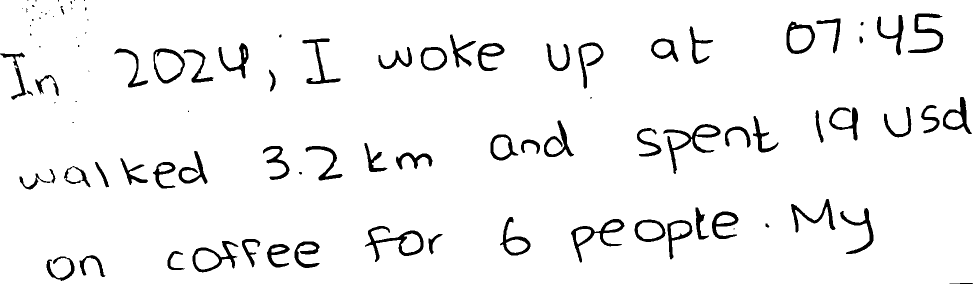
#> input picture app/users/alizeh/lines/line00.png, 1950 x 568 px (shown at 1/2 size); its folder holds only this picture in this run
$ python stroke_reconstruct.py --input ../app/users/alizeh/lines/line00.png
#> lines starting #> are read from the running program, lines starting #| are printed output that depends on the picture; after the words box and inside, x2 and y2 are one past the last pixel; in counts of white or black regions, pixels touching at a corner belong together
"""

stroke_reconstruct.py — Reconstruct approximate online stroke data from offline
handwriting line images.

Takes a binarized line crop (ink-dark on white background) and produces an
approximate stroke sequence: (dx, dy, pen_up) triplets in the exact format
the HANDWRITER diffusion model expects for training.

Pipeline per line:
  1. Skeletonize (1px medial axis)
  2. Build pixel-adjacency graph → endpoints + junctions
  3. Decompose into chains (edge-paths between junctions/endpoints)
  4. Order chains left→right, assign pen-up between disconnected chains
  5. Resample to ≤480 points (model's MAX_SEQ_LEN)
  6. Normalize: differential (dx, dy), pen-up flag, /= std, combine_strokes

The output matches diffusion_model/preprocessing.py::parse_stroke_xml's format
so it can be fed directly into train.py / finetune.py.
"""

from __future__ import annotations

import argparse
import os
import sys
from pathlib import Path
from typing import Optional

import cv2
import numpy as np
from skimage.morphology import skeletonize
import matplotlib
matplotlib.use('Agg')
import matplotlib.pyplot as plt

# Add diffusion_model/ to path for combine_strokes / show
THIS_DIR = Path(__file__).parent
sys.path.insert(0, str(THIS_DIR))

from utils import show  # noqa: E402


# ---------------------------------------------------------------------------
# 1. Skeletonize a binary line image
# ---------------------------------------------------------------------------
def binarize_and_skeletonize(img_path: str, ink_dark: bool = True) -> tuple[np.ndarray, np.ndarray]:
    """Load a line image, binarize, and skeletonize.

    Parameters
    ----------
    img_path : path to a grayscale or RGB line crop.
    ink_dark : if True (default), ink pixels are dark (< 128).  If False
               (e.g. segment.py's convention: ink=255, bg=0), we invert.

    Returns
    -------
    binary : H×W bool array, True = ink
    skeleton : H×W bool array, True = skeleton pixel
    """
    img = cv2.imread(img_path, cv2.IMREAD_GRAYSCALE)
    if img is None:
        raise FileNotFoundError(f"Cannot read image: {img_path}")

    # Ensure binary: ink=True
    if ink_dark:
        binary = img < 128
    else:
        binary = img > 128

    # Remove tiny noise blobs (< 8 px connected components)
    n_labels, labels, stats, _ = cv2.connectedComponentsWithStats(
        binary.astype(np.uint8), connectivity=8
    )
    for i in range(1, n_labels):
        if stats[i, cv2.CC_STAT_AREA] < 8:
            binary[labels == i] = False

    skeleton = skeletonize(binary)
    return binary, skeleton


# ---------------------------------------------------------------------------
# 2. Build adjacency graph from skeleton pixels
# ---------------------------------------------------------------------------
_NEIGHBORS_8 = [(-1, -1), (-1, 0), (-1, 1),
                (0, -1),           (0, 1),
                (1, -1),  (1, 0),  (1, 1)]


def _neighbor_count(skel: np.ndarray, r: int, c: int) -> int:
    """Count 8-connected skeleton neighbors of pixel (r, c)."""
    count = 0
    H, W = skel.shape
    for dr, dc in _NEIGHBORS_8:
        nr, nc = r + dr, c + dc
        if 0 <= nr < H and 0 <= nc < W and skel[nr, nc]:
            count += 1
    return count


def _classify_pixels(skel: np.ndarray):
    """Classify skeleton pixels into endpoints (deg 1), junctions (deg >= 3), and midpoints."""
    points = np.argwhere(skel)  # (N, 2) — row, col
    endpoints = []
    junctions = []
    midpoints = []
    for r, c in points:
        deg = _neighbor_count(skel, r, c)
        if deg == 1:
            endpoints.append((r, c))
        elif deg >= 3:
            junctions.append((r, c))
        else:
            midpoints.append((r, c))
    return set(endpoints), set(junctions), set(midpoints)


# ---------------------------------------------------------------------------
# 3. Trace chains between junctions / endpoints
# ---------------------------------------------------------------------------
def _trace_chains(skel: np.ndarray, endpoints: set, junctions: set) -> list[list[tuple[int, int]]]:
    """Walk the skeleton, producing chains (ordered pixel paths).

    Each chain starts at an endpoint or junction and continues until it hits
    another endpoint/junction or a dead end (already visited).
    """
    H, W = skel.shape
    visited = np.zeros_like(skel, dtype=bool)
    chains = []

    # Mark junction pixels as "split points" — we'll start/stop at them
    # but not mark them visited globally (so multiple chains can share a junction).
    start_points = list(endpoints) + list(junctions)
    # Sort left→right, top→bottom for deterministic ordering
    start_points.sort(key=lambda p: (p[1], p[0]))

    def _walk(start_r, start_c):
        """Walk from (start_r, start_c) along unvisited skeleton pixels."""
        chain = [(start_r, start_c)]
        visited[start_r, start_c] = True
        r, c = start_r, start_c

        while True:
            found_next = False
            for dr, dc in _NEIGHBORS_8:
                nr, nc = r + dr, c + dc
                if 0 <= nr < H and 0 <= nc < W and skel[nr, nc] and not visited[nr, nc]:
                    chain.append((nr, nc))
                    visited[nr, nc] = True
                    # If we reach a junction or endpoint (other than start), stop
                    if (nr, nc) in junctions or (nr, nc) in endpoints:
                        return chain
                    r, c = nr, nc
                    found_next = True
                    break
            if not found_next:
                break
        return chain

    for sr, sc in start_points:
        if visited[sr, sc] and (sr, sc) not in junctions:
            continue
        # For junctions, try each unvisited neighbor direction
        for dr, dc in _NEIGHBORS_8:
            nr, nc = sr + dr, sc + dc
            if 0 <= nr < H and 0 <= nc < W and skel[nr, nc] and not visited[nr, nc]:
                chain = [(sr, sc)]
                visited[nr, nc] = True
                chain.append((nr, nc))
                if (nr, nc) not in junctions and (nr, nc) not in endpoints:
                    rest = _walk(nr, nc)
                    chain.extend(rest[1:])  # rest[0] is (nr, nc) again
                if len(chain) >= 2:
                    chains.append(chain)

    # Catch any remaining unvisited skeleton pixels (isolated loops, etc.)
    remaining = np.argwhere(skel & ~visited)
    if len(remaining) > 0:
        for r, c in remaining:
            if not visited[r, c]:
                chain = _walk(r, c)
                if len(chain) >= 2:
                    chains.append(chain)

    return chains


# ---------------------------------------------------------------------------
# 4. Order chains left→right and build a single stroke sequence
# ---------------------------------------------------------------------------
def _chain_centroid_x(chain: list[tuple[int, int]]) -> float:
    return np.mean([c for _, c in chain])


def _chains_to_strokes(chains: list[list[tuple[int, int]]]) -> np.ndarray:
    """Convert ordered chains into an absolute (x, y) stroke sequence with pen-up flags.

    Returns shape (N, 3): columns are (x, y, pen_up).
    pen_up = 1.0 means the pen lifts AFTER this point (before the next one).
    """
    if not chains:
        return np.zeros((0, 3), dtype=np.float64)

    # Sort chains by centroid x (left→right reading order)
    chains_sorted = sorted(chains, key=_chain_centroid_x)

    # Decide chain direction: each chain should flow left→right
    oriented = []
    for chain in chains_sorted:
        if chain[-1][1] < chain[0][1]:  # last point is further left → reverse
            chain = list(reversed(chain))
        oriented.append(chain)

    # Concatenate with pen-up between chains
    all_points = []
    for i, chain in enumerate(oriented):
        for j, (r, c) in enumerate(chain):
            # pen is UP at the last point of each chain (except the very last chain's very last point)
            is_last_in_chain = (j == len(chain) - 1) and (i < len(oriented) - 1)
            all_points.append((float(c), float(-r), 1.0 if is_last_in_chain else 0.0))
            # Note: y is negated so "up on screen" = positive y (pen convention)

    return np.array(all_points, dtype=np.float64)


# ---------------------------------------------------------------------------
# 5. Resample to a target point count
# ---------------------------------------------------------------------------
def _arc_length_resample(points: np.ndarray, target_n: int) -> np.ndarray:
    """Resample an (N, 3) absolute stroke array to `target_n` points via arc-length interpolation.

    pen_up flags are preserved: if the original segment between two points
    had a pen-up, the resampled point inherits it.
    """
    if len(points) <= 1:
        return points

    xy = points[:, :2]
    pen_up = points[:, 2]

    # Compute cumulative arc length
    diffs = np.diff(xy, axis=0)
    seg_lengths = np.linalg.norm(diffs, axis=1)
    cum_len = np.concatenate([[0], np.cumsum(seg_lengths)])
    total_len = cum_len[-1]

    if total_len < 1e-8:
        return points[:1]

    # Desired sample positions along the arc
    sample_positions = np.linspace(0, total_len, target_n)

    resampled = np.zeros((target_n, 3), dtype=np.float64)
    seg_idx = 0
    for i, s in enumerate(sample_positions):
        # Find the segment containing position s
        while seg_idx < len(cum_len) - 2 and cum_len[seg_idx + 1] < s:
            seg_idx += 1
        # Interpolate within segment
        seg_start = cum_len[seg_idx]
        seg_end = cum_len[min(seg_idx + 1, len(cum_len) - 1)]
        if seg_end - seg_start > 1e-8:
            t = (s - seg_start) / (seg_end - seg_start)
        else:
            t = 0.0
        idx_a = seg_idx
        idx_b = min(seg_idx + 1, len(xy) - 1)
        resampled[i, :2] = (1 - t) * xy[idx_a] + t * xy[idx_b]
        # Pen-up: if either endpoint of this segment has pen_up, carry it
        resampled[i, 2] = pen_up[idx_a] if t < 0.5 else pen_up[idx_b]

    return resampled


# ---------------------------------------------------------------------------
# 6. Normalize to differential (dx, dy) format — matches parse_stroke_xml
# ---------------------------------------------------------------------------
def _combine_strokes_copy(x: np.ndarray, n: int) -> np.ndarray:
    """Replicate diffusion_model/preprocessing.py::combine_strokes exactly.

    Consecutive stroke vectors who point in similar directions are summed.
    If the pen was picked up in either of the strokes, we pick up the pen
    for the combined stroke.
    """
    s, s_neighbors = x[::2, :2], x[1::2, :2]
    if len(x) % 2 != 0:
        s = s[:-1]
    if len(s) == 0 or len(s_neighbors) == 0:
        return x
    norms_s = np.linalg.norm(s, axis=-1)
    norms_n = np.linalg.norm(s_neighbors, axis=-1)
    norms_sum = np.linalg.norm(s + s_neighbors, axis=-1)
    values = norms_s + norms_n - norms_sum
    n = min(n, len(values))
    ind = np.argsort(values)[:n]
    x[ind * 2] += x[ind * 2 + 1]
    x[ind * 2, 2] = np.greater(x[ind * 2, 2], 0).astype(float)
    x = np.delete(x, ind * 2 + 1, axis=0)
    x[:, :2] /= np.std(x[:, :2]) if np.std(x[:, :2]) > 1e-8 else 1.0
    return x


def absolute_to_differential(abs_points: np.ndarray) -> np.ndarray:
    """Convert absolute (x, y, pen_up) to differential (dx, dy, pen_up).

    Matches the convention in parse_stroke_xml:
    - Each row is (dx, dy, pen_up) where dx/dy are offsets from previous point.
    - pen_up flags are shifted (np.roll by 1): a stroke that is NOT drawn has 1.
    - Normalized by std of (dx, dy).
    - combine_strokes applied 3x to merge similar-direction consecutive strokes.
    """
    if len(abs_points) < 2:
        return abs_points

    # Differential: each point is the offset from the previous
    diffs = np.diff(abs_points[:, :2], axis=0)
    pen_up = abs_points[1:, 2]  # pen_up associated with the destination point

    strokes = np.column_stack([diffs, pen_up])  # (N-1, 3)

    # Shift pen_up by 1 (same as parse_stroke_xml line 99)
    strokes[:, 2] = np.roll(strokes[:, 2], 1)

    # Normalize by std
    std = np.std(strokes[:, :2])
    if std > 1e-8:
        strokes[:, :2] /= std

    # combine_strokes 3x (same as parse_stroke_xml lines 103)
    for _ in range(3):
        strokes = _combine_strokes_copy(strokes, int(len(strokes) * 0.2))

    return strokes.astype(np.float32)


# ---------------------------------------------------------------------------
# 7. End-to-end reconstruction
# ---------------------------------------------------------------------------
def reconstruct_strokes(
    img_path: str,
    target_points: int = 450,
    ink_dark: bool = True,
) -> tuple[np.ndarray, np.ndarray, np.ndarray]:
    """Reconstruct online stroke data from an offline line image.

    Parameters
    ----------
    img_path : path to a line crop (grayscale, ink on white or ink on black).
    target_points : target number of points after resampling (≤480 for model).
    ink_dark : True if ink pixels are dark (< 128).

    Returns
    -------
    strokes : (N, 3) float32 differential strokes — ready for training.
    abs_points : (M, 3) absolute stroke points — for visualization.
    skeleton : the binary skeleton image — for validation overlay.
    """
    binary, skeleton = binarize_and_skeletonize(img_path, ink_dark=ink_dark)

    if skeleton.sum() < 5:
        raise ValueError(f"Skeleton too sparse ({skeleton.sum()} pixels) — check image: {img_path}")

    endpoints, junctions, _ = _classify_pixels(skeleton)
    chains = _trace_chains(skeleton, endpoints, junctions)

    if not chains:
        raise ValueError(f"No chains extracted from skeleton: {img_path}")

    abs_points = _chains_to_strokes(chains)

    # Resample to target
    target_n = min(target_points, len(abs_points))
    if target_n < len(abs_points):
        abs_points = _arc_length_resample(abs_points, target_n)

    # Convert to differential format
    strokes = absolute_to_differential(abs_points)

    return strokes, abs_points, skeleton


# ---------------------------------------------------------------------------
# 8. Validation overlay — render reconstructed strokes beside original
# ---------------------------------------------------------------------------
def save_validation_overlay(
    original_path: str,
    abs_points: np.ndarray,
    skeleton: np.ndarray,
    out_path: str,
):
    """Save a side-by-side: original | skeleton | reconstructed rendering."""
    original = cv2.imread(original_path, cv2.IMREAD_GRAYSCALE)
    if original is None:
        return

    fig, axes = plt.subplots(1, 3, figsize=(18, 4))

    # Original
    axes[0].imshow(original, cmap='gray')
    axes[0].set_title('Original line')
    axes[0].axis('off')

    # Skeleton
    axes[1].imshow(skeleton, cmap='gray')
    axes[1].set_title(f'Skeleton ({skeleton.sum()} px)')
    axes[1].axis('off')

    # Reconstructed strokes
    xy = abs_points[:, :2].copy()
    pen_up = abs_points[:, 2]
    ax = axes[2]
    prev_i = 0
    for i in range(len(pen_up)):
        if pen_up[i] > 0.5 or i == len(pen_up) - 1:
            seg = xy[prev_i:i + 1]
            if len(seg) >= 2:
                ax.plot(seg[:, 0], seg[:, 1], 'k-', linewidth=1.0)
            prev_i = i + 1
    ax.set_title(f'Reconstructed ({len(abs_points)} pts)')
    ax.set_aspect('equal')
    ax.invert_yaxis()
    ax.axis('off')

    plt.tight_layout()
    plt.savefig(out_path, dpi=150, bbox_inches='tight')
    plt.close()


# ---------------------------------------------------------------------------
# 9. Batch: reconstruct all lines from a page via segment.py
# ---------------------------------------------------------------------------
# [85 lines left out: function reconstruct_page, not called in this run]


# ---------------------------------------------------------------------------
# CLI
# ---------------------------------------------------------------------------
def main():
    parser = argparse.ArgumentParser(description='Reconstruct online strokes from offline handwriting images.')
    parser.add_argument('--input', required=True, help='Path to a line crop image OR a full page image with --page flag')
    parser.add_argument('--output_dir', default='./stroke_output', help='Directory for output files')
    parser.add_argument('--page', action='store_true', help='If set, --input is a full page; segment it first')
    parser.add_argument('--target_points', type=int, default=450, help='Target stroke points per line (≤480)')
    parser.add_argument('--mode', choices=['auto', 'prose', 'isolated'], default='auto', help='Segmentation mode')
    parser.add_argument('--ink_dark', action='store_true', default=True, help='Ink pixels are dark (default)')
    parser.add_argument('--ink_light', action='store_true', help='Ink pixels are light (inverted image)')
    args = parser.parse_args()

    ink_dark = not args.ink_light

    if args.page:
        print(f"Reconstructing strokes from page: {args.input}")
        results = reconstruct_page(args.input, args.output_dir, args.target_points, args.mode)
        print(f"\nDone. {len(results)} lines reconstructed → {args.output_dir}/")
    else:
        print(f"Reconstructing strokes from line image: {args.input}")
        os.makedirs(args.output_dir, exist_ok=True)
        strokes, abs_points, skeleton = reconstruct_strokes(
            args.input, target_points=args.target_points, ink_dark=ink_dark
        )
#> in binarize_and_skeletonize, `binary = img < 128`:
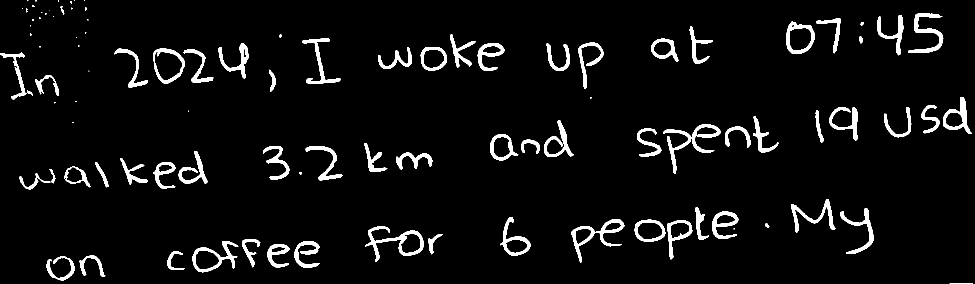
#> binary: shape (568, 1950) bool (shown at 1/2 size); 5.1% white; 99 white regions (31 under 20 px), largest, box (x1, y1, x2, y2) and area: (1327, 248, 1441, 348) 2110, (730, 452, 847, 524) 1911, (1142, 438, 1249, 525) 1839
#> in binarize_and_skeletonize, `n_labels, labels, stats, _ = cv2.connectedComponentsWithStats( binary...`:
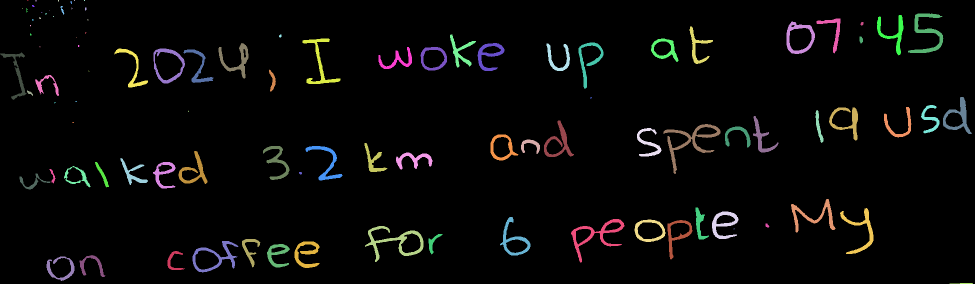
#> labels: shape (568, 1950) int32 (shown at 1/2 size); 100 distinct labels, from 0 to 99; one colour per label, 0 black
#> in binarize_and_skeletonize, `n_labels, labels, stats, _ = cv2.connectedComponentsWithStats( binary...`: n_labels = 100; stats = 100 rows, first 6: [0, 0, 1950, 568, 1051297], [55, 0, 2, 2, 3], [71, 0, 2, 3, 6], [116, 0, 2, 3, 6], [148, 0, 2, 2, 3], [168, 0, 2, 2, 4]
#> in binarize_and_skeletonize, `skeleton = skeletonize(binary)`:
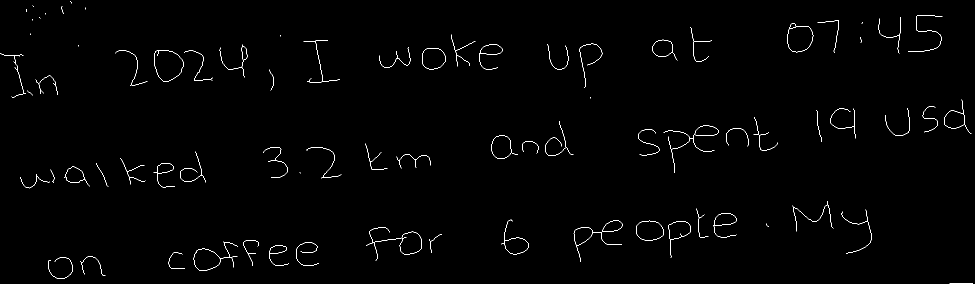
#> skeleton: shape (568, 1950) bool (shown at 1/2 size); 0.77% white in thin lines or dots
#> in _classify_pixels, `points = np.argwhere(skel)`: points = 8569 pairs, first value 2 to 567, second value 0 to 1945
#> the loop in _classify_pixels, `for r, c in points:` made 8569 passes
#> (r, c, deg) on passes 1 to 3: (2, 141, 1), (3, 141, 2), (4, 142, 2)
#> after the loop in _classify_pixels, `for r, c in points:`: endpoints = 192 pairs, first value 2 to 567, second value 0 to 1945; junctions = 232 pairs, first value 53 to 526, second value 27 to 1929; midpoints = 8145 pairs, first value 3 to 567, second value 1 to 1944
#> in reconstruct_strokes, `endpoints, junctions, _ = _classify_pixels(skeleton)`: endpoints = 192 items; junctions = 232 items
#> in _trace_chains, `remaining = np.argwhere(skel & ~visited)`: remaining = 865 pairs, first value 6 to 567, second value 53 to 1945
#> the loop in _trace_chains, `for r, c in remaining:` made 865 passes
#> after the loop in _trace_chains, `for r, c in remaining:`: chains = 445 items
#> the loop in _chains_to_strokes, `for chain in chains_sorted:` made 445 passes
#> chain on passes 1, 3, 4, 5, 6, 7, 8, 9: [(107, 0), (107, 1), (107, 0)], [(193, 23), (194, 24), (193, 23)], [(123, 27), (124, 28), (123, 27)], [(110, 27), (110, 28)], [(110, 27), (111, 28)], [(110, 27), (110, 28)], [(110, 28), (110, 29)], [(135, 29), (135, 30), (135, 29)]
#> the loop in _chains_to_strokes, `for i, chain in enumerate(oriented):` made 445 passes
#> after the loop in _chains_to_strokes, `for i, chain in enumerate(oriented):`: all_points = 8955 items, first 6: (0, -107, 0), (1, -107, 0), (0, -107, 1), (2, -107, 0), (3, -108, 0), (4, -108, 0)
#> in reconstruct_strokes, `target_n = min(target_points, len(abs_points))`: target_n = 450
#> in _arc_length_resample, `xy = points[:, :2]`: xy = 8955 pairs, first value 0 to 1945, second value -567 to -2
#> in _arc_length_resample, `pen_up = points[:, 2]`: pen_up = 8955 values, max 1 at index 2, min 0 at index 0, mean 0.0496
#> in _arc_length_resample, `diffs = np.diff(xy, axis=0)`: diffs = 8954 pairs, first value -44 to 73, second value -462 to 510
#> in _arc_length_resample, `seg_lengths = np.linalg.norm(diffs, axis=1)`: seg_lengths = 8954 values, max 510.2 at index 601, min 0 at index 40, mean 5.99
#> in _arc_length_resample, `cum_len = np.concatenate([[0], np.cumsum(seg_lengths)])`: cum_len = 8955 values from 0 to 53676
#> in _arc_length_resample, `total_len = cum_len[-1]`: total_len = 53676
#> the loop in _arc_length_resample, `for i, s in enumerate(sample_positions):` made 450 passes
#> (seg_start, seg_end, t, idx_b) on passes 1 to 8: (0, 1, 0, 1), (117, 187.1, 0.0364, 32), (236.8, 260.8, 0.0968, 46), (358.6, 359.6, 0.0168, 87), (474.3, 551.8, 0.0495, 115), (556.2, 798.2, 0.172, 121), (556.2, 798.2, 0.666, 121), (800.2, 1015.3, 0.17, 124)
        overlay_path = os.path.join(args.output_dir, 'overlay.png')
        save_validation_overlay(args.input, abs_points, skeleton, overlay_path)
#> in save_validation_overlay, `plt.savefig(out_path, dpi=150, bbox_inches='tight')`:
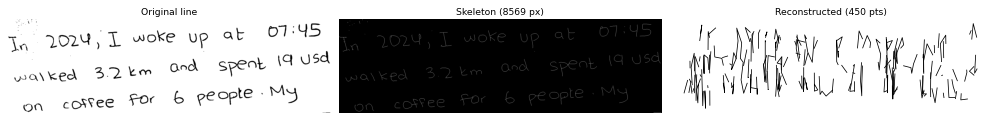
#> figure drawn by matplotlib, 3 panels

        # Save strokes as .npy
        npy_path = os.path.join(args.output_dir, 'strokes.npy')
        np.save(npy_path, strokes)
        print(f"  {len(strokes)} stroke points → {npy_path}")
#|   231 stroke points → ./stroke_output/strokes.npy
        print(f"  Validation overlay → {overlay_path}")


if __name__ == '__main__':
    main()
